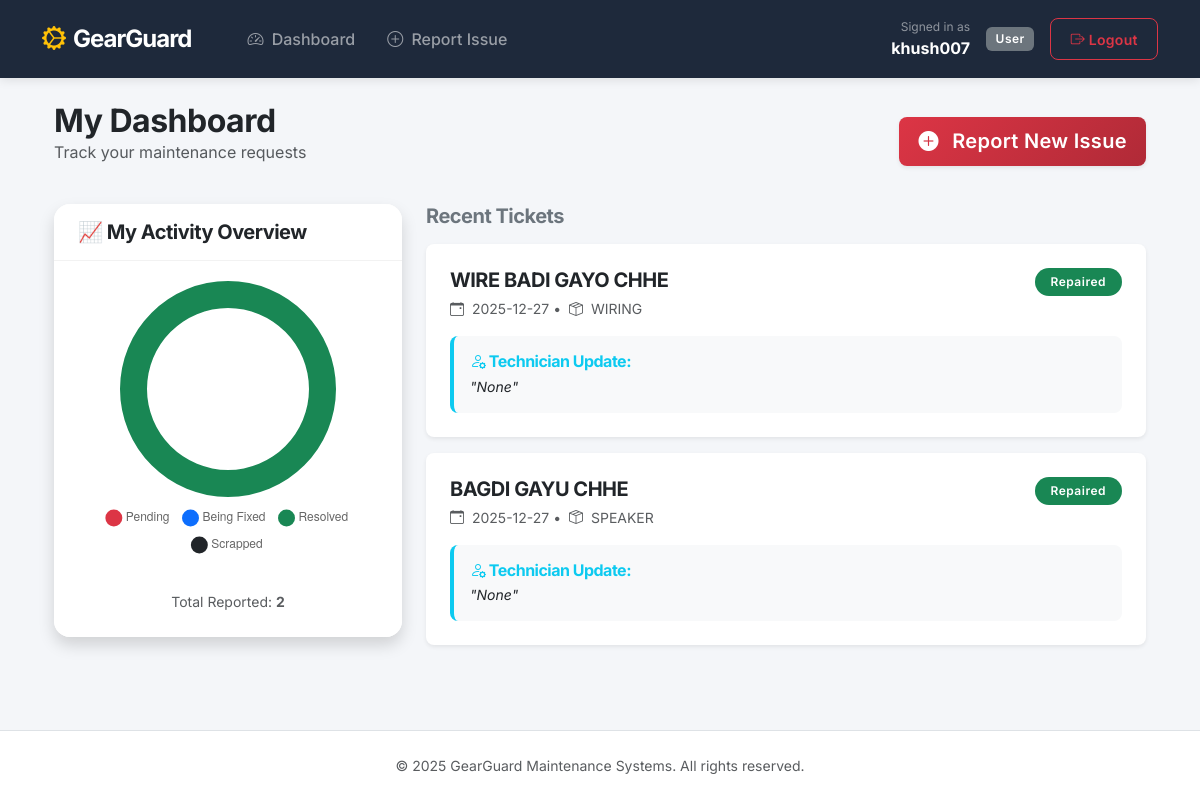
Screenshot of / (signed in) with the database file from the repository.
### models/user.py (models this page shows, shortened)
class User(UserMixin, db.Model):
    id = db.Column(db.Integer, primary_key=True)
    username = db.Column(db.String(150), unique=True, nullable=False)
    email = db.Column(db.String(150), unique=True, nullable=True)
    password_hash = db.Column(db.String(200), nullable=True)
    role = db.Column(db.String(50), default='User')
    team_id = db.Column(db.Integer, db.ForeignKey('team.id'), nullable=True)

### models/request.py (models this page shows)
class MaintenanceRequest(db.Model):
    id = db.Column(db.Integer, primary_key=True)
    title = db.Column(db.String(200), nullable=False)
    description = db.Column(db.Text, nullable=True)
    priority = db.Column(db.String(20), default='Medium')
    attachment = db.Column(db.String(300), nullable=True)
    current_location = db.Column(db.String(150), nullable=False)
    request_type = db.Column(db.String(50), default='Corrective')
    scheduled_date = db.Column(db.Date, nullable=True)
    equipment_id = db.Column(db.Integer, db.ForeignKey('equipment.id'))
    team_id = db.Column(db.Integer, db.ForeignKey('team.id'))
    created_by_id = db.Column(db.Integer, db.ForeignKey('user.id'))
    status = db.Column(db.String(20), default='New')
    created_at = db.Column(db.DateTime, default=datetime.utcnow)
    admin_response = db.Column(db.String(500), nullable=True)
    estimated_completion = db.Column(db.Date, nullable=True)
    equipment = db.relationship('Equipment')
    team = db.relationship('Team')
    creator = db.relationship('User', backref='my_requests')

### models/equipment.py (models this page shows)
class Equipment(db.Model):
    id = db.Column(db.Integer, primary_key=True)
    name = db.Column(db.String(100), nullable=False)
    serial_number = db.Column(db.String(50), unique=True, nullable=False)
    location = db.Column(db.String(100), nullable=True)
    warranty_expiration = db.Column(db.Date, nullable=True)
    team_id = db.Column(db.Integer, db.ForeignKey('team.id'))
    status = db.Column(db.String(20), default='Active')
    assigned_team = db.relationship('Team', backref='equipment_list')

### app.py (the view)
@app.route('/')
@login_required
def dashboard():
    stats = {'new': 0, 'progress': 0, 'repaired': 0, 'scrap': 0}
    if current_user.role == 'Admin':
        stats['new'] = MaintenanceRequest.query.filter_by(status='New').count()
        stats['progress'] = MaintenanceRequest.query.filter_by(status='In Progress').count()
        stats['repaired'] = MaintenanceRequest.query.filter_by(status='Repaired').count()
        stats['scrap'] = MaintenanceRequest.query.filter_by(status='Scrap').count()
        recent_reqs = MaintenanceRequest.query.order_by(MaintenanceRequest.created_at.desc()).limit(10).all()
        return render_template('dashboard_admin.html', stats=stats, requests=recent_reqs)
    else:
        stats['new'] = MaintenanceRequest.query.filter_by(created_by_id=current_user.id, status='New').count()
        stats['progress'] = MaintenanceRequest.query.filter_by(created_by_id=current_user.id, status='In Progress').count()
        stats['repaired'] = MaintenanceRequest.query.filter_by(created_by_id=current_user.id, status='Repaired').count()
        stats['scrap'] = MaintenanceRequest.query.filter_by(created_by_id=current_user.id, status='Scrap').count()
        my_reqs = MaintenanceRequest.query.filter_by(created_by_id=current_user.id).order_by(MaintenanceRequest.created_at.desc()).all()
        return render_template('dashboard_user.html', stats=stats, requests=my_reqs)

### app.py (called while the page is built)
@login_manager.user_loader
def load_user(user_id):
    return db.session.get(User, int(user_id))

@app.before_request
def create_tables():
    if getattr(app, 'tables_created', False):
        return
    app.tables_created = True
    with app.app_context():
        db.create_all()

@app.context_processor
def inject_now():
    return {'now': datetime.utcnow}

### templates/dashboard_user.html (shortened to what this page needs)
{% extends "layouts/base.html" %}
{% block content %}
<div class="container-fluid">
    <div class="d-flex justify-content-between align-items-center mb-4">
        <div>
            <h2 class="fw-bold mb-0">My Dashboard</h2>
            <p class="text-muted">Track your maintenance requests</p>
        </div>
        <a href="/request/create" class="btn btn-danger btn-lg shadow-sm">
            <i class="bi bi-plus-circle-fill me-2"></i> Report New Issue
        </a>
    </div>
    <div class="row">
        <div class="col-lg-4 mb-4">
            <div class="card shadow border-0 rounded-4 h-100">
                <div class="card-header bg-white py-3">
                    <h5 class="fw-bold mb-0">📈 My Activity Overview</h5>
                </div>
                <div class="card-body d-flex align-items-center justify-content-center">
                    <div style="width: 100%; max-width: 280px;">
                        <canvas id="userChart"></canvas>
                    </div>
                </div>
                <div class="card-footer bg-white border-0 text-center pb-4">
                    <small class="text-muted">
                        Total Reported: <strong>{{ stats.new + stats.progress + stats.repaired + stats.scrap }}</strong>
                    </small>
                </div>
            </div>
        </div>
        <div class="col-lg-8">
            <h5 class="fw-bold text-secondary mb-3">Recent Tickets</h5>
            {% for req in requests %}
            <div class="card shadow-sm mb-3 border-0 rounded-3">
                <div class="card-body p-4">
                    <div class="d-flex justify-content-between align-items-start mb-2">
                        <div>
                            <h5 class="fw-bold mb-1">{{ req.title }}</h5>
                            <small class="text-muted">
                                <i class="bi bi-calendar-event me-1"></i> {{ req.created_at.strftime('%Y-%m-%d') }}
                                &bull;
                                <i class="bi bi-box-seam ms-1 me-1"></i> {{ req.equipment.name }}
                            </small>
                        </div>
                        <span class="badge rounded-pill px-3 py-2
                            {% if req.status == 'New' %}bg-danger
                            {% elif req.status == 'In Progress' %}bg-primary
                            {% elif req.status == 'Repaired' %}bg-success
                            {% else %}bg-dark{% endif %}">
                            {{ req.status }}
                        </span>
                    </div>
                    {% if req.admin_response or req.estimated_completion %}
                    <div class="mt-3 p-3 bg-light rounded-3 border-start border-4 border-info">
                        <h6 class="fw-bold text-info mb-1"><i class="bi bi-person-gear"></i> Technician Update:</h6>
                        {% if req.admin_response %}
                        <p class="mb-0 small fst-italic text-dark">"{{ req.admin_response }}"</p>
                        {% endif %}
                    </div>
                    {% endif %}
                </div>
            </div>
            {% endfor %}
        </div>
    </div>
</div>
<script>
    const ctxUser = document.getElementById('userChart');
    // Safely get data (defaults to 0 if missing)
    const userStats = [
        {{ stats.new|default(0) }},
        {{ stats.progress|default(0) }},
        {{ stats.repaired|default(0) }},
        {{ stats.scrap|default(0) }}
    ];
    new Chart(ctxUser, {
        type: 'doughnut',
        data: {
            labels: ['Pending', 'Being Fixed', 'Resolved', 'Scrapped'],
            datasets: [{
                data: userStats,
                backgroundColor: ['#dc3545', '#0d6efd', '#198754', '#212529'],
                borderWidth: 0,
                hoverOffset: 4
            }]
        },
        options: {
            responsive: true,
            cutout: '75%',
            plugins: {
                legend: {
                    position: 'bottom',
                    labels: { usePointStyle: true, padding: 15 }
                }
            }
        }
    });
</script>
{% endblock %}

### templates/layouts/base.html (shortened to what this page needs)
<!DOCTYPE html>
<html lang="en">
<head>
    <link href="https://cdn.jsdelivr.net/npm/bootstrap@5.3.0/dist/css/bootstrap.min.css" rel="stylesheet">
    <link rel="stylesheet" href="https://cdn.jsdelivr.net/npm/bootstrap-icons@1.11.0/font/bootstrap-icons.css">
    <link rel="stylesheet" href="https://cdnjs.cloudflare.com/ajax/libs/animate.css/4.1.1/animate.min.css"/>
    <link rel="stylesheet" href="{{ url_for('static', filename='css/style.css') }}">
</head>
<body class="d-flex flex-column min-vh-100">
    <nav class="navbar navbar-expand-lg navbar-dark bg-dark py-3 mb-4">
        <div class="container">
            <a class="navbar-brand fw-bold d-flex align-items-center" href="/">
                <i class="bi bi-gear-wide-connected text-warning me-2 fs-4"></i>
                GearGuard
            </a>
            <div class="collapse navbar-collapse" id="navbarNav">
                <ul class="navbar-nav me-auto ms-lg-4">
                    <li class="nav-item">
                        <a class="nav-link" href="/"><i class="bi bi-speedometer2 me-1"></i> Dashboard</a>
                    </li>
                    {% if current_user.is_authenticated and current_user.role != 'Admin' %}
                         <li class="nav-item">
                            <a class="nav-link" href="/request/create"><i class="bi bi-plus-circle me-1"></i> Report Issue</a>
                        </li>
                    {% endif %}
                </ul>
                <div class="d-flex align-items-center">
                    {% if current_user.is_authenticated %}
                        <div class="text-end me-3 d-none d-lg-block">
                            <small class="text-white-50 d-block" style="font-size: 0.75rem;">Signed in as</small>
                            <span class="text-white fw-bold">{{ current_user.username }}</span>
                        </div>
                        <span class="badge {% if current_user.role == 'Admin' %}bg-warning text-dark{% else %}bg-secondary{% endif %} me-3">
                            {{ current_user.role }}
                        </span>
                        <a href="/logout" class="btn btn-outline-danger btn-sm">
                            <i class="bi bi-box-arrow-right"></i> Logout
                        </a>
                    {% endif %}
                </div>
            </div>
        </div>
    </nav>
    <div class="container flex-grow-1">
        {% block content %}{% endblock %}
    </div>
    <footer class="bg-white border-top py-4 mt-5 text-center text-muted small">
        <div class="container">
            <p class="mb-0">© 2025 GearGuard Maintenance Systems. All rights reserved.</p>
        </div>
    </footer>
</body>
</html>

### static/css/style.css (style rules this page uses)
:root { --font-main: 'Inter', system-ui, -apple-system, sans-serif; --primary-color: #0d6efd; --secondary-color: #6c757d; --success-color: #198754; --danger-color: #dc3545; --dark-color: #212529; --bg-body: #f3f5f9; --card-shadow: 0 10px 20px rgba(0,0,0,0.05), 0 6px 6px rgba(0,0,0,0.05); --hover-shadow: 0 15px 30px rgba(0,0,0,0.1), 0 10px 10px rgba(0,0,0,0.05); --border-radius: 12px; }
body { font-family: var(--font-main); background-color: var(--bg-body); color: #495057; -webkit-font-smoothing: antialiased; }
h1, h2, h3, h4, h5, h6 { color: var(--dark-color); font-weight: 700; letter-spacing: -0.5px; }
a { text-decoration: none; transition: all 0.2s ease; }
.card { border: none; border-radius: var(--border-radius); box-shadow: var(--card-shadow); transition: transform 0.2s ease, box-shadow 0.2s ease; background: #ffffff; overflow: hidden; }
.card-header { background-color: #ffffff; border-bottom: 1px solid rgba(0,0,0,0.05); padding: 1.5rem; font-weight: 600; }
.btn { border-radius: 8px; padding: 0.6rem 1.2rem; font-weight: 600; letter-spacing: 0.3px; transition: all 0.2s ease; }
.btn-danger { background: linear-gradient(135deg, #dc3545 0%, #b02a37 100%); border: none; }
.navbar { background: #1e293b !important; box-shadow: 0 4px 12px rgba(0,0,0,0.1); padding-top: 1rem; padding-bottom: 1rem; }
.navbar-brand { font-weight: 800; font-size: 1.5rem; letter-spacing: -1px; }
.nav-link { font-weight: 500; padding: 0.5rem 1rem !important; border-radius: 6px; }
.badge { padding: 0.5em 0.8em; font-weight: 600; letter-spacing: 0.5px; }

### templates/layouts/base.html (style rules this page uses)
body { font-family: 'Inter', sans-serif; background-color: #f4f6f9; }
.navbar { box-shadow: 0 2px 10px rgba(0,0,0,0.1); }
.nav-link { transition: color 0.2s; font-weight: 500; }

### rows the page displays
User: username "khush007", role "User"
MaintenanceRequest: title "WIRE BADI GAYO CHHE", created_at "2025-12-27", equipment.name "WIRING", status "Repaired", admin_response "None"
MaintenanceRequest: title "BAGDI GAYU CHHE", created_at "2025-12-27", equipment.name "SPEAKER", status "Repaired", admin_response "None"

### other values shown
{{ stats.new + stats.progress + stats.repaired + stats.scrap }} "2"
chart data {{ stats.new|default(0) }} 0
chart data {{ stats.progress|default(0) }} 0
chart data {{ stats.scrap|default(0) }} 0
